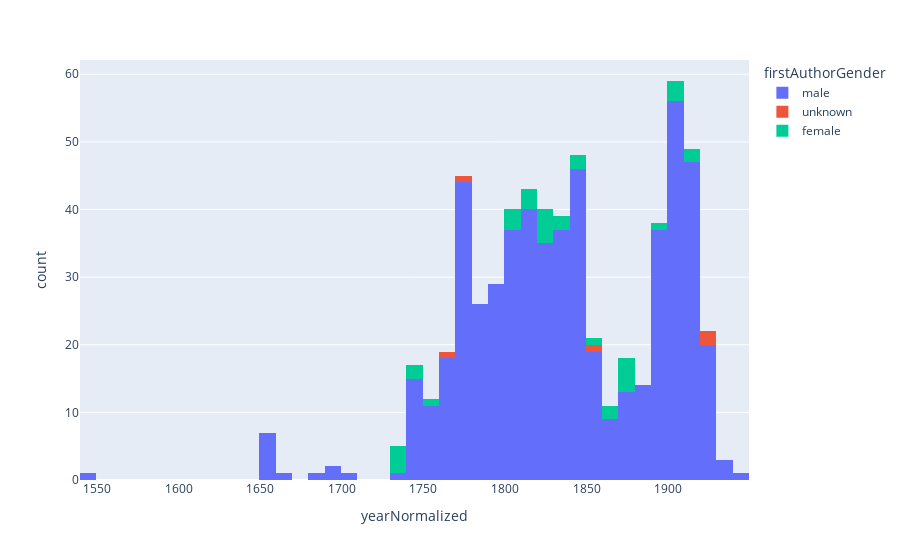

Notebook code cell kept with this figure:
### Code cell
#Histogramm mit Plotly
fig = px.histogram(df, x="yearNormalized", color="firstAuthorGender")
fig.show()

### Figure 1 — Plotly figure (JSON) as saved in the notebook; plotly's stock layout.template omitted (floating-point values rounded to 4 significant figures; data arrays with more than 128 entries replaced by an {"elided": "..."} marker saying what was removed)
{"data": [{"alignmentgroup": "True", "bingroup": "x", "hovertemplate": "firstAuthorGender=male<br>yearNormalized=%{x}<br>count=%{y}<extra></extra>", "legendgroup": "male", "marker": {"color": "#636efa", "pattern": {"shape": ""}}, "name": "male", "offsetgroup": "male", "orientation": "v", "showlegend": true, "type": "histogram", "x": {"elided": "571 int values"}, "xaxis": "x", "yaxis": "y"}, {"alignmentgroup": "True", "bingroup": "x", "hovertemplate": "firstAuthorGender=unknown<br>yearNormalized=%{x}<br>count=%{y}<extra></extra>", "legendgroup": "unknown", "marker": {"color": "#EF553B", "pattern": {"shape": ""}}, "name": "unknown", "offsetgroup": "unknown", "orientation": "v", "showlegend": true, "type": "histogram", "x": [1779, 1858, 1925, 1927, 1767], "xaxis": "x", "yaxis": "y"}, {"alignmentgroup": "True", "bingroup": "x", "hovertemplate": "firstAuthorGender=female<br>yearNormalized=%{x}<br>count=%{y}<extra></extra>", "legendgroup": "female", "marker": {"color": "#00cc96", "pattern": {"shape": ""}}, "name": "female", "offsetgroup": "female", "orientation": "v", "showlegend": true, "type": "histogram", "x": [1856, 1830, 1865, 1835, 1829, 1849, 1913, 1871, 1823, 1823, 1879, 1878, 1874, 1915, 1840, 1869, 1745, 1745, 1736, 1805, 1805, 1805, 1905, 1871, 1909, 1754, 1736, 1737, 1734, 1904, 1817, 1821, 1811, 1813, 1821, 1893], "xaxis": "x", "yaxis": "y"}], "layout": {"barmode": "relative", "legend": {"title": {"text": "firstAuthorGender"}, "tracegroupgap": 0}, "margin": {"t": 60}, "xaxis": {"anchor": "y", "domain": [0, 1], "title": {"text": "yearNormalized"}}, "yaxis": {"anchor": "x", "domain": [0, 1], "title": {"text": "count"}}}}
